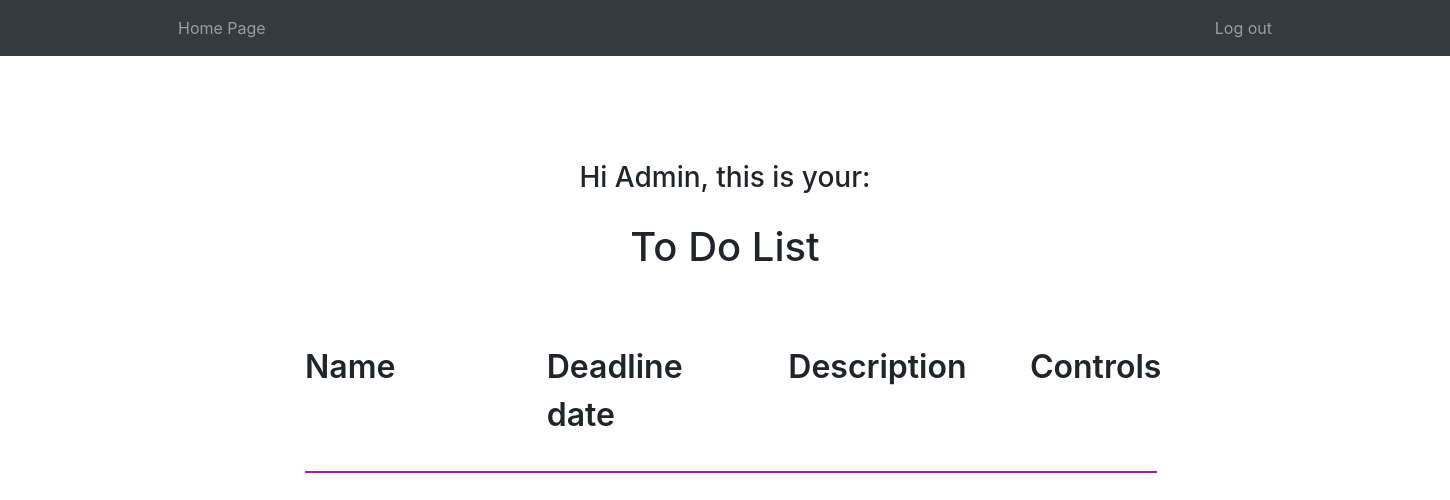
Before: / (signed in) with the older database file.
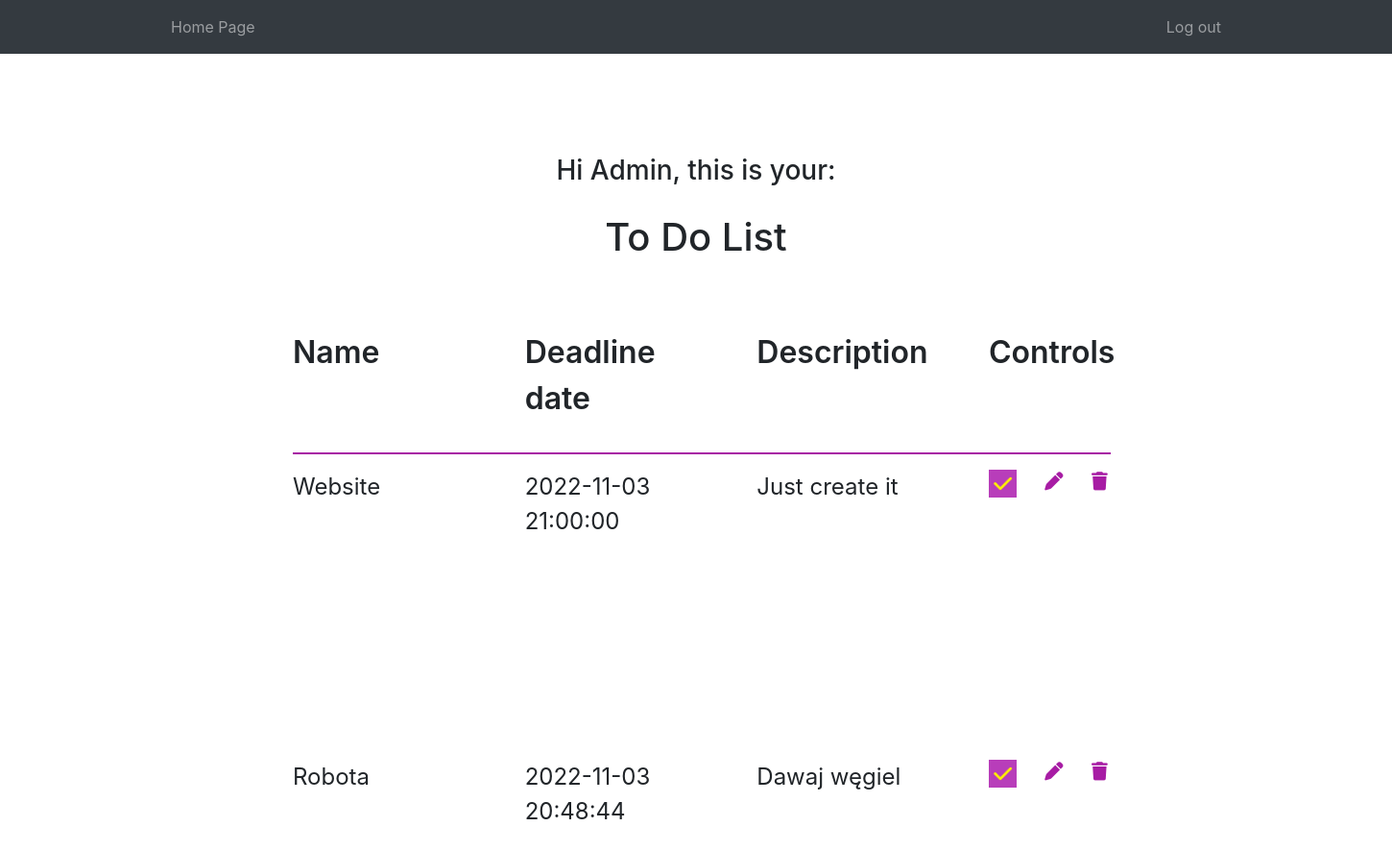
After: the same page with the newer database file.
### main.py (models this page shows)
class User(db.Model, UserMixin):
    __tablename__ = "users"
    id = db.Column(db.Integer, primary_key=True)
    email = db.Column(db.String(250), unique=True,  nullable=False)
    password = db.Column(db.String(500), nullable=False)
    name = db.Column(db.String(250), nullable=False)
    task = relationship('Task', back_populates='user')

class Task(db.Model):
    __tablename__ = "tasks"
    id = db.Column(db.Integer, primary_key=True)
    user_id= db.Column(db.Integer, db.ForeignKey("users.id"))
    user = relationship("User", back_populates="task")
    name = db.Column(db.String(50), nullable=False)
    deadline = db.Column(db.DateTime)
    done = db.Column(db.Boolean)
    description = db.Column(db.String(500))

### main.py (the view, shortened to what this page needs)
@app.route('/', methods=['GET','POST'])
def home():
    user_logged_in=current_user.is_authenticated
    form=LoginForm()
    if user_logged_in:
        to_do_list = db.session.query(Task).filter_by(user_id=current_user.id).all()
    else:
        to_do_list = []
    return render_template("index.html", form=form, logged_in=user_logged_in, to_do_list=to_do_list)

### main.py (called while the page is built)
@lm.user_loader
def load_user(user_id):
    return User.query.get(user_id)

### templates/index.html (shortened to what this page needs)
{% import "bootstrap/wtf.html" as wtf %}
{% block content %}
{%with messages = get_flashed_messages() %}
{%include 'header.html'%}
<div class="row headline">
  <div class="col">
  {%if logged_in%}
    <h3 class="personalized-headline">Hi {{current_user.name}}, this is your:</h3>
  {%endif%}
  <h1 class="title">To Do List</h1>
  </div>
</div>
  {%endwith%}
  {%if logged_in%}
  <div class="container-fluid tasks">
    <div class="row head-tasks">
      <div class="col-md-2">
        <p class='head-task-text'>Name</p>
      </div>
      <div class="col-md-2">
        <p class='head-task-text'>Deadline date</p>
      </div>
      <div class="col-md-2">
        <p class='head-task-text'>Description</p>
      </div>
      <div class="col-md-2">
        <p class='head-task-text'>Controls</p>
      </div>
    </div>
    <hr class="head-separator">
      {%for task in to_do_list%}
      <div class="row task">
        <div class="col-md-2">
          <p class='task-text'>{{task.name}}</p>
        </div>
        <div class="col-md-2">
          <p class='task-text'>{{task.deadline}}</p>
        </div>
        <div class="col-md-2">
          <p class='task-text'>{{task.description}}</p>
        </div>
        <div class="col-md-2">
          <a href="{{url_for('delete_task', task_id=task.id) }}"><img class="check-image" src="/static/favicon.png"></a>
          <a href="{{url_for('edit_task', task_id=task.id) }}"><i class="fa-solid fa-pen control"></i></a>
          <a href="{{url_for('delete_task', task_id=task.id) }}"><i class="fa-solid fa-trash control"></i></a>
        </div>
      </div>
      {%endfor%}
    </div>
  {%endif%}
  {%endblock%}
{%include 'footer.html'%}

### templates/header.html (shortened to what this page needs)
<!DOCTYPE html>
<html>
<head>
    <link rel="stylesheet" href="https://cdn.jsdelivr.net/npm/bootstrap@4.4.1/dist/css/bootstrap.min.css">
    <link href="{{ url_for('static', filename='style.css')}}" rel="stylesheet">
</head>
<body>
  <nav class="navbar navbar-expand-lg navbar-dark fixed-top bg-dark" id="mainNav">
    <div class="container">
      <div class="collapse navbar-collapse" id="navbarResponsive">
        <ul class="navbar-nav mr-auto">
            <li class="nav-item">
                <a class="nav-link" href="{{ url_for('home') }}">Home Page</a>
              </li>
        </ul>
        <ul class="navbar-nav ml-auto">
        {%if logged_in%}
          <li class="nav-item">
            <a class="nav-link" href="{{ url_for('logout') }}">Log out</a>
          </li>
        {%endif%}
        </ul>
      </div>
    </div>
  </nav>

### templates/footer.html (shortened to what this page needs)
</body>
</html>

### static/style.css (style rules this page uses)
body { padding-top: 60px; }
.headline { margin: auto; text-align: center; margin-top: 5%; }
.title { margin: 2%; }
.personalized-headline { margin: 2%; }
.tasks { margin: 3% 20% }
.head-task-text { font-weight: 600; font-size: 200%; }
.head-separator { border: 1px solid rgb(167, 28, 164); margin-right: 40%; }
.task { padding-bottom: 1%; }
.task-text { font-size: 150%; }
.check-image { height:10%; width: auto; }
.control { margin-left: 25px; font-size: 120%; color: rgb(167, 28, 164); margin-top: 3px; }

Changed rows visible on the page:
added Task: name "Website", deadline "2022-11-03 21:00:00", description "Just create it"
added Task: name "Robota", deadline "2022-11-03 20:48:44", description "Dawaj węgiel"
